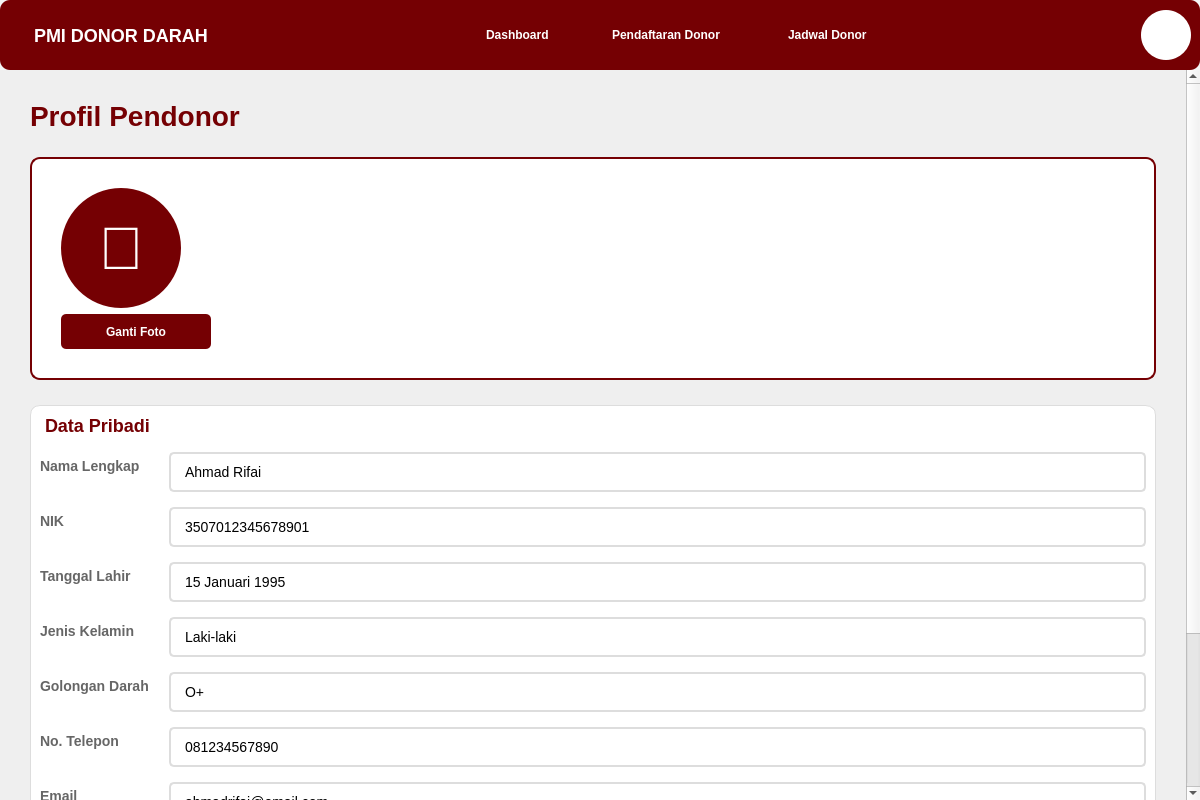
<?xml version="1.0" encoding="UTF-8"?>
<ui version="4.0">
 <class>ProfilDonor</class>
 <widget class="QMainWindow" name="ProfilDonor">
  <property name="geometry">
   <rect>
    <x>0</x>
    <y>0</y>
    <width>1200</width>
    <height>800</height>
   </rect>
  </property>
  <property name="windowTitle">
   <string>Profil Pendonor - PMI</string>
  </property>
  <property name="styleSheet">
   <string notr="true">
QMainWindow {
    background-color: #f5f5f5;
}
QPushButton {
    border: none;
    padding: 10px 20px;
    border-radius: 5px;
    font-weight: bold;
}
QPushButton:hover {
    opacity: 0.8;
}
QFrame {
    border-radius: 10px;
}
QLabel {
    color: #333333;
}
   </string>
  </property>
  <widget class="QWidget" name="centralwidget">
   <layout class="QVBoxLayout" name="verticalLayout">
    <property name="spacing">
     <number>0</number>
    </property>
    <property name="leftMargin">
     <number>0</number>
    </property>
    <property name="topMargin">
     <number>0</number>
    </property>
    <property name="rightMargin">
     <number>0</number>
    </property>
    <property name="bottomMargin">
     <number>0</number>
    </property>
    <item>
     <widget class="QFrame" name="navbar">
      <property name="minimumSize">
       <size>
        <width>0</width>
        <height>70</height>
       </size>
      </property>
      <property name="maximumSize">
       <size>
        <width>16777215</width>
        <height>70</height>
       </size>
      </property>
      <property name="styleSheet">
       <string notr="true">
QFrame#navbar {
    background-color: #750003;
}
QPushButton {
    color: white;
    background-color: transparent;
    text-align: left;
    padding: 15px 25px;
}
QPushButton:hover {
    background-color: rgba(255, 255, 255, 0.1);
}
QPushButton:pressed {
    background-color: rgba(255, 255, 255, 0.2);
}
       </string>
      </property>
      <property name="frameShape">
       <enum>QFrame::StyledPanel</enum>
      </property>
      <layout class="QHBoxLayout" name="horizontalLayout">
       <item>
        <widget class="QLabel" name="logoLabel">
         <property name="minimumSize">
          <size>
           <width>200</width>
           <height>0</height>
          </size>
         </property>
         <property name="styleSheet">
          <string notr="true">color: white; font-size: 18px; font-weight: bold; padding-left: 20px;</string>
         </property>
         <property name="text">
          <string>PMI DONOR DARAH</string>
         </property>
        </widget>
       </item>
       <item>
        <spacer name="horizontalSpacer">
         <property name="orientation">
          <enum>Qt::Horizontal</enum>
         </property>
         <property name="sizeHint" stdset="0">
          <size>
           <width>40</width>
           <height>20</height>
          </size>
         </property>
        </spacer>
       </item>
       <item>
        <widget class="QPushButton" name="btnDashboard">
         <property name="minimumSize">
          <size>
           <width>120</width>
           <height>0</height>
          </size>
         </property>
         <property name="text">
          <string>Dashboard</string>
         </property>
        </widget>
       </item>
       <item>
        <widget class="QPushButton" name="btnPendaftaran">
         <property name="minimumSize">
          <size>
           <width>170</width>
           <height>0</height>
          </size>
         </property>
         <property name="text">
          <string>Pendaftaran Donor</string>
         </property>
        </widget>
       </item>
       <item>
        <widget class="QPushButton" name="btnJadwal">
         <property name="minimumSize">
          <size>
           <width>130</width>
           <height>0</height>
          </size>
         </property>
         <property name="text">
          <string>Jadwal Donor</string>
         </property>
        </widget>
       </item>
       <item>
        <spacer name="horizontalSpacer_2">
         <property name="orientation">
          <enum>Qt::Horizontal</enum>
         </property>
         <property name="sizeHint" stdset="0">
          <size>
           <width>40</width>
           <height>20</height>
          </size>
         </property>
        </spacer>
       </item>
       <item>
        <widget class="QPushButton" name="btnProfil">
         <property name="minimumSize">
          <size>
           <width>50</width>
           <height>50</height>
          </size>
         </property>
         <property name="maximumSize">
          <size>
           <width>50</width>
           <height>50</height>
          </size>
         </property>
         <property name="styleSheet">
          <string notr="true">
QPushButton {
    background-color: white;
    border-radius: 25px;
    min-width: 50px;
    max-width: 50px;
    min-height: 50px;
    max-height: 50px;
    padding: 0px;
}
QPushButton:hover {
    background-color: rgba(255, 255, 255, 0.9);
}
          </string>
         </property>
         <property name="text">
          <string>👤</string>
         </property>
        </widget>
       </item>
      </layout>
     </widget>
    </item>
    <item>
     <widget class="QScrollArea" name="scrollArea">
      <property name="styleSheet">
       <string notr="true">QScrollArea { border: none; background-color: #f5f5f5; }</string>
      </property>
      <property name="widgetResizable">
       <bool>true</bool>
      </property>
      <widget class="QWidget" name="scrollContent">
       <property name="geometry">
        <rect>
         <x>0</x>
         <y>0</y>
         <width>1187</width>
         <height>750</height>
        </rect>
       </property>
       <layout class="QVBoxLayout" name="verticalLayout_2">
        <property name="spacing">
         <number>25</number>
        </property>
        <property name="leftMargin">
         <number>30</number>
        </property>
        <property name="topMargin">
         <number>30</number>
        </property>
        <property name="rightMargin">
         <number>30</number>
        </property>
        <property name="bottomMargin">
         <number>30</number>
        </property>
        <item>
         <widget class="QLabel" name="pageTitle">
          <property name="styleSheet">
           <string notr="true">font-size: 28px; font-weight: bold; color: #750003;</string>
          </property>
          <property name="text">
           <string>Profil Pendonor</string>
          </property>
         </widget>
        </item>
        <item>
         <widget class="QFrame" name="photoCard">
          <property name="styleSheet">
           <string notr="true">
QFrame#photoCard {
    background-color: white;
    border: 2px solid #750003;
    padding: 20px;
}
           </string>
          </property>
          <property name="frameShape">
           <enum>QFrame::StyledPanel</enum>
          </property>
          <layout class="QVBoxLayout" name="verticalLayout_3">
           <item>
            <widget class="QLabel" name="photoLabel">
             <property name="minimumSize">
              <size>
               <width>120</width>
               <height>120</height>
              </size>
             </property>
             <property name="maximumSize">
              <size>
               <width>120</width>
               <height>120</height>
              </size>
             </property>
             <property name="styleSheet">
              <string notr="true">
QLabel {
    background-color: #750003;
    border-radius: 60px;
    color: white;
    font-size: 60px;
}
              </string>
             </property>
             <property name="text">
              <string>👤</string>
             </property>
             <property name="alignment">
              <set>Qt::AlignCenter</set>
             </property>
            </widget>
           </item>
           <item>
            <widget class="QPushButton" name="btnGantiFoto">
             <property name="minimumSize">
              <size>
               <width>150</width>
               <height>35</height>
              </size>
             </property>
             <property name="maximumSize">
              <size>
               <width>150</width>
               <height>35</height>
              </size>
             </property>
             <property name="styleSheet">
              <string notr="true">
QPushButton {
    background-color: #750003;
    color: white;
    border-radius: 5px;
    padding: 8px 16px;
}
QPushButton:hover {
    background-color: #5a0002;
}
              </string>
             </property>
             <property name="text">
              <string>Ganti Foto</string>
             </property>
            </widget>
           </item>
          </layout>
         </widget>
        </item>
        <item>
         <widget class="QFrame" name="dataFrame">
          <property name="styleSheet">
           <string notr="true">
QFrame#dataFrame {
    background-color: white;
    border: 1px solid #ddd;
}
           </string>
          </property>
          <property name="frameShape">
           <enum>QFrame::StyledPanel</enum>
          </property>
          <layout class="QVBoxLayout" name="verticalLayout_4">
           <item>
            <widget class="QLabel" name="lblDataPribadi">
             <property name="styleSheet">
              <string notr="true">font-size: 18px; font-weight: bold; color: #750003; margin-bottom: 10px;</string>
             </property>
             <property name="text">
              <string>Data Pribadi</string>
             </property>
            </widget>
           </item>
           <item>
            <layout class="QFormLayout" name="formLayout">
             <property name="horizontalSpacing">
              <number>20</number>
             </property>
             <property name="verticalSpacing">
              <number>15</number>
             </property>
             <item row="0" column="0">
              <widget class="QLabel" name="lblNama">
               <property name="styleSheet">
                <string notr="true">font-size: 14px; font-weight: bold; color: #666;</string>
               </property>
               <property name="text">
                <string>Nama Lengkap</string>
               </property>
              </widget>
             </item>
             <item row="0" column="1">
              <widget class="QLineEdit" name="inputNama">
               <property name="minimumSize">
                <size>
                 <width>0</width>
                 <height>40</height>
                </size>
               </property>
               <property name="styleSheet">
                <string notr="true">
QLineEdit {
    border: 2px solid #ddd;
    border-radius: 5px;
    padding: 8px 12px;
    background-color: white;
    font-size: 14px;
}
QLineEdit:focus {
    border-color: #750003;
}
QLineEdit:disabled {
    background-color: #f5f5f5;
    color: #999;
}
                </string>
               </property>
               <property name="text">
                <string>Ahmad Rifai</string>
               </property>
               <property name="readOnly">
                <bool>true</bool>
               </property>
              </widget>
             </item>
             <item row="1" column="0">
              <widget class="QLabel" name="lblNIK">
               <property name="styleSheet">
                <string notr="true">font-size: 14px; font-weight: bold; color: #666;</string>
               </property>
               <property name="text">
                <string>NIK</string>
               </property>
              </widget>
             </item>
             <item row="1" column="1">
              <widget class="QLineEdit" name="inputNIK">
               <property name="minimumSize">
                <size>
                 <width>0</width>
                 <height>40</height>
                </size>
               </property>
               <property name="styleSheet">
                <string notr="true">
QLineEdit {
    border: 2px solid #ddd;
    border-radius: 5px;
    padding: 8px 12px;
    background-color: white;
    font-size: 14px;
}
QLineEdit:focus {
    border-color: #750003;
}
QLineEdit:disabled {
    background-color: #f5f5f5;
    color: #999;
}
                </string>
               </property>
               <property name="text">
                <string>3507012345678901</string>
               </property>
               <property name="readOnly">
                <bool>true</bool>
               </property>
              </widget>
             </item>
             <item row="2" column="0">
              <widget class="QLabel" name="lblTglLahir">
               <property name="styleSheet">
                <string notr="true">font-size: 14px; font-weight: bold; color: #666;</string>
               </property>
               <property name="text">
                <string>Tanggal Lahir</string>
               </property>
              </widget>
             </item>
             <item row="2" column="1">
              <widget class="QLineEdit" name="inputTglLahir">
               <property name="minimumSize">
                <size>
                 <width>0</width>
                 <height>40</height>
                </size>
               </property>
               <property name="styleSheet">
                <string notr="true">
QLineEdit {
    border: 2px solid #ddd;
    border-radius: 5px;
    padding: 8px 12px;
    background-color: white;
    font-size: 14px;
}
QLineEdit:focus {
    border-color: #750003;
}
QLineEdit:disabled {
    background-color: #f5f5f5;
    color: #999;
}
                </string>
               </property>
               <property name="text">
                <string>15 Januari 1995</string>
               </property>
               <property name="readOnly">
                <bool>true</bool>
               </property>
              </widget>
             </item>
             <item row="3" column="0">
              <widget class="QLabel" name="lblJenisKelamin">
               <property name="styleSheet">
                <string notr="true">font-size: 14px; font-weight: bold; color: #666;</string>
               </property>
               <property name="text">
                <string>Jenis Kelamin</string>
               </property>
              </widget>
             </item>
             <item row="3" column="1">
              <widget class="QLineEdit" name="inputJenisKelamin">
               <property name="minimumSize">
                <size>
                 <width>0</width>
                 <height>40</height>
                </size>
               </property>
               <property name="styleSheet">
                <string notr="true">
QLineEdit {
    border: 2px solid #ddd;
    border-radius: 5px;
    padding: 8px 12px;
    background-color: white;
    font-size: 14px;
}
QLineEdit:focus {
    border-color: #750003;
}
QLineEdit:disabled {
    background-color: #f5f5f5;
    color: #999;
}
                </string>
               </property>
               <property name="text">
                <string>Laki-laki</string>
               </property>
               <property name="readOnly">
                <bool>true</bool>
               </property>
              </widget>
             </item>
             <item row="4" column="0">
              <widget class="QLabel" name="lblGolDarah">
               <property name="styleSheet">
                <string notr="true">font-size: 14px; font-weight: bold; color: #666;</string>
               </property>
               <property name="text">
                <string>Golongan Darah</string>
               </property>
              </widget>
             </item>
             <item row="4" column="1">
              <widget class="QLineEdit" name="inputGolDarah">
               <property name="minimumSize">
                <size>
                 <width>0</width>
                 <height>40</height>
                </size>
               </property>
               <property name="styleSheet">
                <string notr="true">
QLineEdit {
    border: 2px solid #ddd;
    border-radius: 5px;
    padding: 8px 12px;
    background-color: white;
    font-size: 14px;
}
QLineEdit:focus {
    border-color: #750003;
}
QLineEdit:disabled {
    background-color: #f5f5f5;
    color: #999;
}
                </string>
               </property>
               <property name="text">
                <string>O+</string>
               </property>
               <property name="readOnly">
                <bool>true</bool>
               </property>
              </widget>
             </item>
             <item row="5" column="0">
              <widget class="QLabel" name="lblTelepon">
               <property name="styleSheet">
                <string notr="true">font-size: 14px; font-weight: bold; color: #666;</string>
               </property>
               <property name="text">
                <string>No. Telepon</string>
               </property>
              </widget>
             </item>
             <item row="5" column="1">
              <widget class="QLineEdit" name="inputTelepon">
               <property name="minimumSize">
                <size>
                 <width>0</width>
                 <height>40</height>
                </size>
               </property>
               <property name="styleSheet">
                <string notr="true">
QLineEdit {
    border: 2px solid #ddd;
    border-radius: 5px;
    padding: 8px 12px;
    background-color: white;
    font-size: 14px;
}
QLineEdit:focus {
    border-color: #750003;
}
                </string>
               </property>
               <property name="text">
                <string>081234567890</string>
               </property>
              </widget>
             </item>
             <item row="6" column="0">
              <widget class="QLabel" name="lblEmail">
               <property name="styleSheet">
                <string notr="true">font-size: 14px; font-weight: bold; color: #666;</string>
               </property>
               <property name="text">
                <string>Email</string>
               </property>
              </widget>
             </item>
             <item row="6" column="1">
              <widget class="QLineEdit" name="inputEmail">
               <property name="minimumSize">
                <size>
                 <width>0</width>
                 <height>40</height>
                </size>
               </property>
               <property name="styleSheet">
                <string notr="true">
QLineEdit {
    border: 2px solid #ddd;
    border-radius: 5px;
    padding: 8px 12px;
    background-color: white;
    font-size: 14px;
}
QLineEdit:focus {
    border-color: #750003;
}
                </string>
               </property>
               <property name="text">
                <string>ahmadrifai@email.com</string>
               </property>
              </widget>
             </item>
             <item row="7" column="0">
              <widget class="QLabel" name="lblAlamat">
               <property name="styleSheet">
                <string notr="true">font-size: 14px; font-weight: bold; color: #666;</string>
               </property>
               <property name="text">
                <string>Alamat</string>
               </property>
              </widget>
             </item>
             <item row="7" column="1">
              <widget class="QTextEdit" name="inputAlamat">
               <property name="minimumSize">
                <size>
                 <width>0</width>
                 <height>80</height>
                </size>
               </property>
               <property name="maximumSize">
                <size>
                 <width>16777215</width>
                 <height>80</height>
                </size>
               </property>
               <property name="styleSheet">
                <string notr="true">
QTextEdit {
    border: 2px solid #ddd;
    border-radius: 5px;
    padding: 8px 12px;
    background-color: white;
    font-size: 14px;
}
QTextEdit:focus {
    border-color: #750003;
}
                </string>
               </property>
               <property name="html">
                <string>&lt;!DOCTYPE HTML PUBLIC &quot;-//W3C//DTD HTML 4.0//EN&quot; &quot;http://www.w3.org/TR/REC-html40/strict.dtd&quot;&gt;
&lt;html&gt;&lt;head&gt;&lt;meta name=&quot;qrichtext&quot; content=&quot;1&quot; /&gt;&lt;style type=&quot;text/css&quot;&gt;
p, li { white-space: pre-wrap; }
&lt;/style&gt;&lt;/head&gt;&lt;body style=&quot; font-family:'MS Shell Dlg 2'; font-size:14px; font-weight:400; font-style:normal;&quot;&gt;
&lt;p style=&quot; margin-top:0px; margin-bottom:0px; margin-left:0px; margin-right:0px; -qt-block-indent:0; text-indent:0px;&quot;&gt;Jl. Soekarno Hatta No. 123, Malang, Jawa Timur 65141&lt;/p&gt;&lt;/body&gt;&lt;/html&gt;</string>
               </property>
              </widget>
             </item>
            </layout>
           </item>
           <item>
            <layout class="QHBoxLayout" name="horizontalLayout_2">
             <item>
              <spacer name="horizontalSpacer_3">
               <property name="orientation">
                <enum>Qt::Horizontal</enum>
               </property>
               <property name="sizeHint" stdset="0">
                <size>
                 <width>40</width>
                 <height>20</height>
                </size>
               </property>
              </spacer>
             </item>
             <item>
              <widget class="QPushButton" name="btnBatal">
               <property name="minimumSize">
                <size>
                 <width>120</width>
                 <height>40</height>
                </size>
               </property>
               <property name="styleSheet">
                <string notr="true">
QPushButton {
    background-color: #ddd;
    color: #333;
    border-radius: 5px;
    padding: 10px 20px;
}
QPushButton:hover {
    background-color: #ccc;
}
                </string>
               </property>
               <property name="text">
                <string>Batal</string>
               </property>
              </widget>
             </item>
             <item>
              <widget class="QPushButton" name="btnSimpan">
               <property name="minimumSize">
                <size>
                 <width>120</width>
                 <height>40</height>
                </size>
               </property>
               <property name="styleSheet">
                <string notr="true">
QPushButton {
    background-color: #750003;
    color: white;
    border-radius: 5px;
    padding: 10px 20px;
}
QPushButton:hover {
    background-color: #5a0002;
}
                </string>
               </property>
               <property name="text">
                <string>Simpan Perubahan</string>
               </property>
              </widget>
             </item>
            </layout>
           </item>
          </layout>
         </widget>
        </item>
       </layout>
      </widget>
     </widget>
    </item>
   </layout>
  </widget>
 </widget>
 <resources/>
 <connections/>
</ui>
